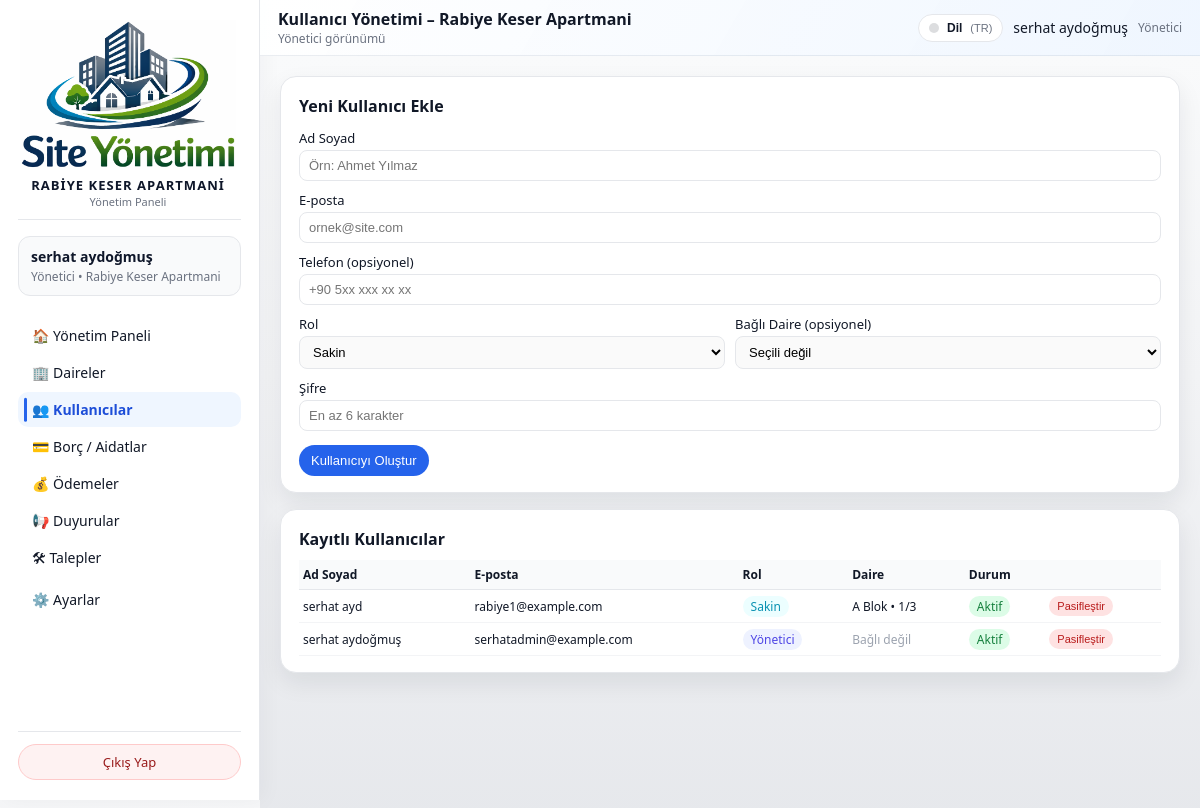
The app's page /admin/users (signed in), older data.
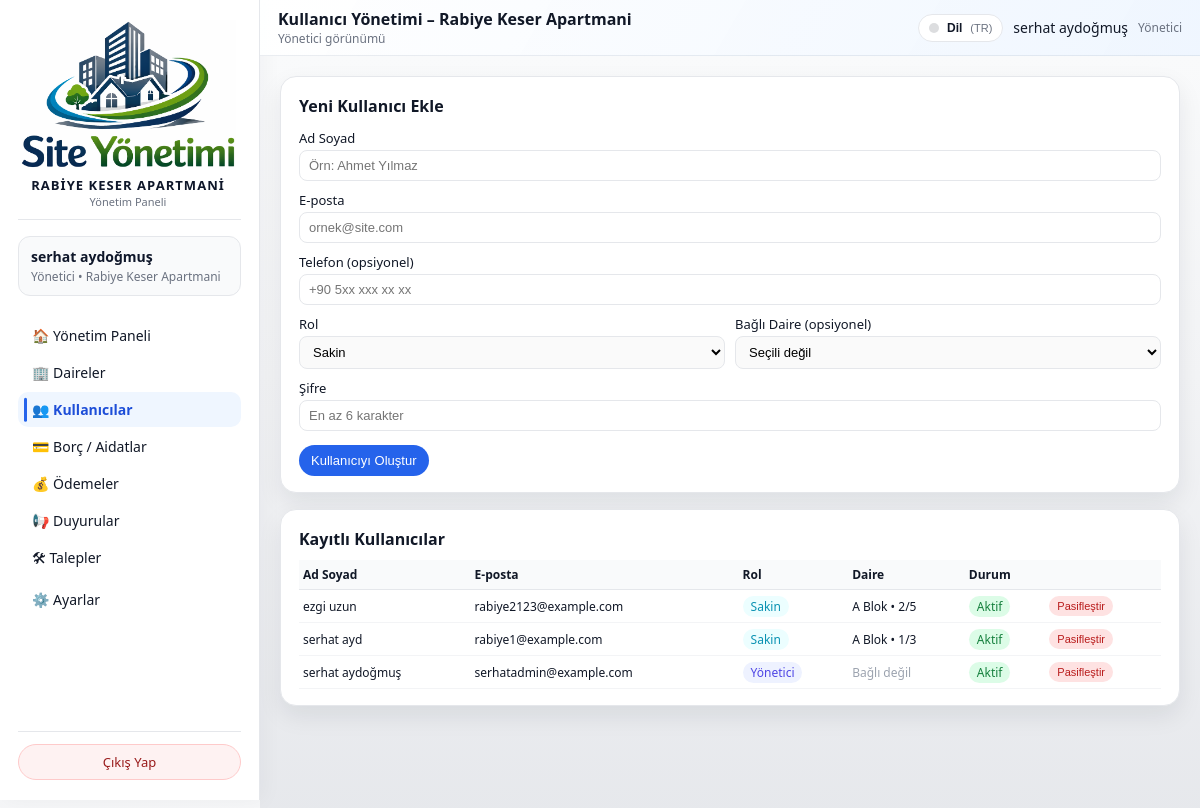
The same page, newer data.
### models/user_model.py (models this page shows, shortened)
class User(db.Model):
    __tablename__ = "users"
    id = db.Column(db.Integer, primary_key=True)
    name = db.Column(db.String(120), nullable=False)
    email = db.Column(db.String(120), unique=True, nullable=False, index=True)
    phone = db.Column(db.String(32), nullable=True)
    password_hash = db.Column(db.String(255), nullable=False)
    role = db.Column(db.String(20), nullable=False, default="resident")
    site_id = db.Column(db.Integer, db.ForeignKey("sites.id"), nullable=True)
    apartment_id = db.Column(
        db.Integer,
        db.ForeignKey("apartments.id"),
        nullable=True,
    )
    is_active = db.Column(db.Boolean, default=True, nullable=False)

### models/apartment_model.py (models this page shows, shortened)
class Apartment(db.Model):
    __tablename__ = "apartments"
    id = db.Column(db.Integer, primary_key=True)
    site_id = db.Column(db.Integer, db.ForeignKey("sites.id"), nullable=False)
    block = db.Column(db.String(50), nullable=False)
    floor = db.Column(db.String(20), nullable=False)
    number = db.Column(db.String(20), nullable=False)
    area_m2 = db.Column(db.Float, nullable=True)
    owner_name = db.Column(db.String(120))
    owner_phone = db.Column(db.String(32))
    notes = db.Column(db.Text)
    users = db.relationship("User", backref="apartment", lazy="dynamic")
    bills = db.relationship("Bill", backref="apartment", lazy="dynamic")
    payments = db.relationship("Payment", backref="apartment", lazy="dynamic")
    tickets = db.relationship("Ticket", backref="apartment", lazy="dynamic")

### routes/admin_routes.py (the view, shortened to what this page needs)
@admin_bp.route("/users", methods=["GET", "POST"])
@admin_required
def manage_users():
    admin_user = _get_current_admin()
    site_id = session.get("active_site_id") or (admin_user.site_id if admin_user else None)
    if not site_id:
        flash("Bu sayfayı kullanabilmek için bir siteye atanmış olmanız gerekiyor.", "error")
        return redirect(url_for("index"))
    users = []
    apartments = []
    try:
        users = (
            User.query
            .filter_by(site_id=site_id)
            .order_by(User.role.desc(), User.name.asc())
            .all()
        )
        apartments = (
            Apartment.query
            .filter_by(site_id=site_id)
            .order_by(
                Apartment.block.asc(),
                Apartment.floor.asc(),
                Apartment.number.asc(),
            )
            .all()
        )
    except SQLAlchemyError as exc:
        current_app.logger.exception("Kullanıcı listesi alınamadı: %s", exc)
        flash("Kullanıcı listesi alınırken bir hata oluştu.", "error")
    return render_template(
        "admin/kullanicilar.html",
        users=users,
        apartments=apartments,
    )

### templates/admin/kullanicilar.html (shortened to what this page needs)
{% extends "base.html" %}
{% set LANG = session.get('lang','tr') %}
{% macro tp(k) -%}
  {{ I18N_PAGE.get(LANG, I18N_PAGE['tr']).get(k, I18N_PAGE['tr'].get(k, k)) }}
{%- endmacro %}
{% block topbar_title %}
  {{ tp('topbar_title') }}
  {% if session.active_site_name %}
    – {{ session.active_site_name }}
  {% elif current_site_name %}
    – {{ current_site_name }}
  {% endif %}
{% endblock %}
{% block content %}
<div class="dashboard-grid">
  <section>
    <div class="card">
      <h2 style="font-size:16px; margin-bottom:12px;">{{ tp('new_user') }}</h2>
      <form method="post" style="display:flex; flex-direction:column; gap:10px;">
        <div>
          <label for="name" style="display:block; font-size:13px; margin-bottom:3px;">{{ tp('label_name') }}</label>
          <input
            type="text"
            id="name"
            name="name"
            required
            placeholder="{{ tp('ph_name') }}"
            style="width:100%; padding:7px 9px; border-radius:8px; border:1px solid #e5e7eb; font-size:13px;">
        </div>
        <div>
          <label for="email" style="display:block; font-size:13px; margin-bottom:3px;">{{ tp('label_email') }}</label>
          <input
            type="email"
            id="email"
            name="email"
            required
            placeholder="{{ tp('ph_email') }}"
            style="width:100%; padding:7px 9px; border-radius:8px; border:1px solid #e5e7eb; font-size:13px;">
        </div>
        <div>
          <label for="phone" style="display:block; font-size:13px; margin-bottom:3px;">{{ tp('label_phone') }}</label>
          <input
            type="text"
            id="phone"
            name="phone"
            placeholder="{{ tp('ph_phone') }}"
            style="width:100%; padding:7px 9px; border-radius:8px; border:1px solid #e5e7eb; font-size:13px;">
        </div>
        <div style="display:grid; grid-template-columns:repeat(2,minmax(0,1fr)); gap:10px;">
          <div>
            <label for="role" style="display:block; font-size:13px; margin-bottom:3px;">{{ tp('label_role') }}</label>
            <select
              id="role"
              name="role"
              style="width:100%; padding:7px 9px; border-radius:8px; border:1px solid #e5e7eb; font-size:13px;">
              <option value="resident">{{ tp('role_resident') }}</option>
            </select>
          </div>
          <div>
            <label for="apartment_id" style="display:block; font-size:13px; margin-bottom:3px;">{{ tp('label_apartment') }}</label>
            <select
              id="apartment_id"
              name="apartment_id"
              style="width:100%; padding:7px 9px; border-radius:8px; border:1px solid #e5e7eb; font-size:13px;">
              <option value="">{{ tp('apartment_none') }}</option>
            </select>
          </div>
        </div>
        <div>
          <label for="password" style="display:block; font-size:13px; margin-bottom:3px;">{{ tp('label_password') }}</label>
          <input
            type="password"
            id="password"
            name="password"
            required
            placeholder="{{ tp('ph_password') }}"
            style="width:100%; padding:7px 9px; border-radius:8px; border:1px solid #e5e7eb; font-size:13px;">
        </div>
        <div style="margin-top:4px;">
          <button type="submit"
                  style="padding:8px 12px; border-radius:999px; border:none; background:#2563eb; color:white; font-size:13px; cursor:pointer;">
            {{ tp('btn_create') }}
          </button>
        </div>
      </form>
    </div>
  </section>
  <section>
    <div class="card">
      <h2 style="font-size:16px; margin-bottom:10px;">{{ tp('list_title') }}</h2>
      {% if users %}
        <div style="width:100%; overflow-x:auto;">
          <table style="width:100%; border-collapse:collapse; font-size:12px;">
            <thead>
              <tr style="background:#f9fafb; border-bottom:1px solid #e5e7eb;">
                <th style="text-align:left; padding:6px 4px;">{{ tp('col_name') }}</th>
                <th style="text-align:left; padding:6px 4px;">{{ tp('col_email') }}</th>
                <th style="text-align:left; padding:6px 4px;">{{ tp('col_role') }}</th>
                <th style="text-align:left; padding:6px 4px;">{{ tp('col_apartment') }}</th>
                <th style="text-align:left; padding:6px 4px;">{{ tp('col_status') }}</th>
                <th style="text-align:left; padding:6px 4px;"></th>
              </tr>
            </thead>
            <tbody>
              {% for user in users %}
                <tr style="border-bottom:1px solid #f3f4f6;">
                  <td style="padding:6px 4px; white-space:nowrap;">
                    {{ user.name }}
                  </td>
                  <td style="padding:6px 4px; white-space:nowrap;">
                    {{ user.email }}
                  </td>
                  <td style="padding:6px 4px; white-space:nowrap;">
                    {% if user.role == "admin" %}
                      <span style="padding:2px 8px; border-radius:999px; background:#eef2ff; color:#4f46e5;">{{ tp('badge_admin') }}</span>
                    {% else %}
                      <span style="padding:2px 8px; border-radius:999px; background:#ecfeff; color:#0891b2;">{{ tp('badge_resident') }}</span>
                    {% endif %}
                  </td>
                  <td style="padding:6px 4px; white-space:nowrap;">
                    {% if user.apartment %}
                      {{ user.apartment.block }} Blok • {{ user.apartment.floor }}/{{ user.apartment.number }}
                    {% else %}
                      <span style="color:#9ca3af;">{{ tp('apartment_unlinked') }}</span>
                    {% endif %}
                  </td>
                  <td style="padding:6px 4px; white-space:nowrap;">
                    {% if user.is_active %}
                      <span style="padding:2px 8px; border-radius:999px; background:#dcfce7; color:#15803d;">{{ tp('active') }}</span>
                    {% else %}
                      <span style="padding:2px 8px; border-radius:999px; background:#fee2e2; color:#b91c1c;">{{ tp('passive') }}</span>
                    {% endif %}
                  </td>
                  <td style="padding:6px 4px; white-space:nowrap;">
                    <form method="post"
                          action="{{ url_for('admin.toggle_user_active', user_id=user.id) }}"
                          style="display:inline;">
                      <button type="submit"
                              style="padding:4px 8px; border-radius:999px; border:none; font-size:11px; cursor:pointer;
                                     {% if user.is_active %}
                                       background:#fee2e2; color:#b91c1c;
                                     {% else %}
                                       background:#dcfce7; color:#166534;
                                     {% endif %}">
                        {% if user.is_active %}{{ tp('btn_deactivate') }}{% else %}{{ tp('btn_activate') }}{% endif %}
                      </button>
                    </form>
                  </td>
                </tr>
              {% endfor %}
            </tbody>
          </table>
        </div>
      {% else %}
        <p style="font-size:13px; color:#6b7280;">
          {{ tp('empty') }}
        </p>
      {% endif %}
    </div>
  </section>
</div>
{% endblock %}

### templates/base.html (shortened to what this page needs)
<!doctype html>
<html lang="{{ session.get('lang','tr') }}">
<head>
  <link rel="stylesheet" href="{{ url_for('static', filename='css/app.css') }}">
</head>
<body class="{% block body_class %}{% endblock %}">
{% set LANG = session.get('lang','tr') %}
{% macro t(k) -%}
  {{ I18N.get(LANG, I18N['tr']).get(k, I18N['tr'].get(k, k)) }}
{%- endmacro %}
<div class="layout">
  <aside class="sidebar" id="sidebar">
    {% set _role = session.get("user_role") %}
    {% set _active_site = session.get("active_site_name") %}
    {% set site_name = session.get("active_site_name")
      or (current_site_name if current_site_name is defined and current_site_name else t('default_brand_name')) %}
    {% if _role == "super_admin" and not _active_site %}
      {% set site_name = t('all_sites_global') %}
    {% endif %}
    <div class="sidebar__header">
      <div class="sidebar__logo-wrapper">
        <img
          src="{{ url_for('static', filename='logo1.png') }}"
          alt="Logo"
          class="sidebar__logo-img"
          style="width:220px; height:150px; object-fit:contain;"
        >
        <div class="sidebar__brand-block">
          <div class="sidebar__brand-title">
            {{ site_name }}
          </div>
          <div class="sidebar__brand-subtitle">
            {{ t('panel_title') }}
          </div>
        </div>
      </div>
    </div>
    <div class="sidebar__user">
      {% set user_name = session.get("user_name") %}
      {% set user_role = session.get("user_role") %}
      {% set active_site_name = session.get("active_site_name") %}
      {% set fallback_site_name = session.get("site_name", t('default_site_name')) %}
      {% if user_role == "super_admin" and not active_site_name %}
        {% set fallback_site_name = t('all_sites_global') %}
      {% endif %}
      <div class="sidebar__user-name">
        {% if user_name %}
          {{ user_name }}
        {% else %}
          {{ t('logged_in') }}
        {% endif %}
      </div>
      <div class="sidebar__user-role">
        {% if user_role == "admin" %}
          {{ t('role_admin_of') }} {{ active_site_name or fallback_site_name }}
        {% elif user_role == "resident" %}
          {{ t('role_resident_of') }} {{ active_site_name or fallback_site_name }}
        {% else %}
          {{ active_site_name or fallback_site_name }}
        {% endif %}
      </div>
    </div>
    <nav class="sidebar__nav">
      {% set endpoint = request.endpoint or "" %}
      {% if user_role == "admin" %}
        <a href="{{ url_for('admin.dashboard', lang=LANG) }}"
           class="sidebar__link {% if endpoint == 'admin.dashboard' %}sidebar__link--active{% endif %}">
          🏠 {{ t('menu_admin_dashboard') }}
        </a>
        <a href="{{ url_for('admin.manage_apartments', lang=LANG) }}"
           class="sidebar__link {% if endpoint == 'admin.manage_apartments' %}sidebar__link--active{% endif %}">
          🏢 {{ t('menu_apartments') }}
        </a>
        <a href="{{ url_for('admin.manage_users', lang=LANG) }}"
           class="sidebar__link {% if endpoint == 'admin.manage_users' %}sidebar__link--active{% endif %}">
          👥 {{ t('menu_users') }}
        </a>
        <a href="{{ url_for('admin.manage_bills', lang=LANG) }}"
           class="sidebar__link {% if endpoint == 'admin.manage_bills' or endpoint == 'admin.dues_summary' %}sidebar__link--active{% endif %}">
          💳 {{ t('menu_bills') }}
        </a>
        <a href="{{ url_for('admin.manage_payments', lang=LANG) }}"
           class="sidebar__link {% if endpoint == 'admin.manage_payments' %}sidebar__link--active{% endif %}">
          💰 {{ t('menu_payments') }}
        </a>
        <a href="{{ url_for('admin.manage_announcements', lang=LANG) }}"
           class="sidebar__link {% if endpoint == 'admin.manage_announcements' %}sidebar__link--active{% endif %}">
          📢 {{ t('menu_announcements') }}
        </a>
        <a href="{{ url_for('admin.manage_tickets', lang=LANG) }}"
           class="sidebar__link {% if endpoint == 'admin.manage_tickets' %}sidebar__link--active{% endif %}">
          🛠 {{ t('menu_tickets') }}
        </a>
        <a href="{{ url_for('admin.settings', lang=LANG) }}"
           class="sidebar__link {% if endpoint == 'admin.settings' %}sidebar__link--active{% endif %}">
          ⚙️ {{ t('menu_settings') }}
        </a>
      {% else %}
        <a href="{{ url_for('admin.dashboard', lang=LANG) }}"
           class="sidebar__link {% if endpoint == 'admin.dashboard' %}sidebar__link--active{% endif %}">
          🏠 {{ t('menu_admin_dashboard') }}
        </a>
      {% endif %}
    </nav>
    <div class="sidebar__footer">
      <a href="{{ url_for('auth.logout', lang=LANG) }}" class="sidebar__logout-btn">
        {{ t('logout') }}
      </a>
    </div>
  </aside>
  <div class="main">
    <header class="topbar">
      <div>
        <div class="topbar__title">
          {% block topbar_title %}{{ t('panel_title') }}{% endblock %}
        </div>
        <div class="topbar__subtitle">
          {% if user_role == "admin" %}
            {{ t('admin_view') }}
          {% elif user_role == "resident" %}
            {{ t('resident_view') }}
          {% else %}
            {{ t('system_view') }}
          {% endif %}
        </div>
      </div>
      <div class="topbar__user" style="display:flex; align-items:center; gap:10px;">
        <div class="lang-switch" id="langSwitch">
          <button type="button" class="lang-btn" id="langBtn" aria-haspopup="true" aria-expanded="false">
            <span class="lang-dot"></span>
            <span style="font-weight:600;">{{ t('language') }}</span>
            <span style="color:#6b7280; font-size:11px;">({{ LANG|upper }})</span>
          </button>
          {% set nxt = request.full_path %}
        </div>
        {% if user_name %}
          <span class="topbar__user-name">{{ user_name }}</span>
        {% endif %}
        {% if user_role %}
          <span class="topbar__user-role">
            {% if user_role == "admin" %}{{ t('role_admin') }}
            {% elif user_role == "resident" %}{{ t('role_resident') }}
            {% endif %}
          </span>
        {% endif %}
      </div>
    </header>
    <main class="content">
      {% block content %}{% endblock %}
    </main>
  </div>
</div>
</body>
</html>

Row changes from the older to the newer data that the page shows:
added User: name "ezgi uzun", email "rabiye2123@example.com", get "Sakin Aktif Pasifleştir", apartment.block "A", apartment.floor "2", apartment.number "5"
